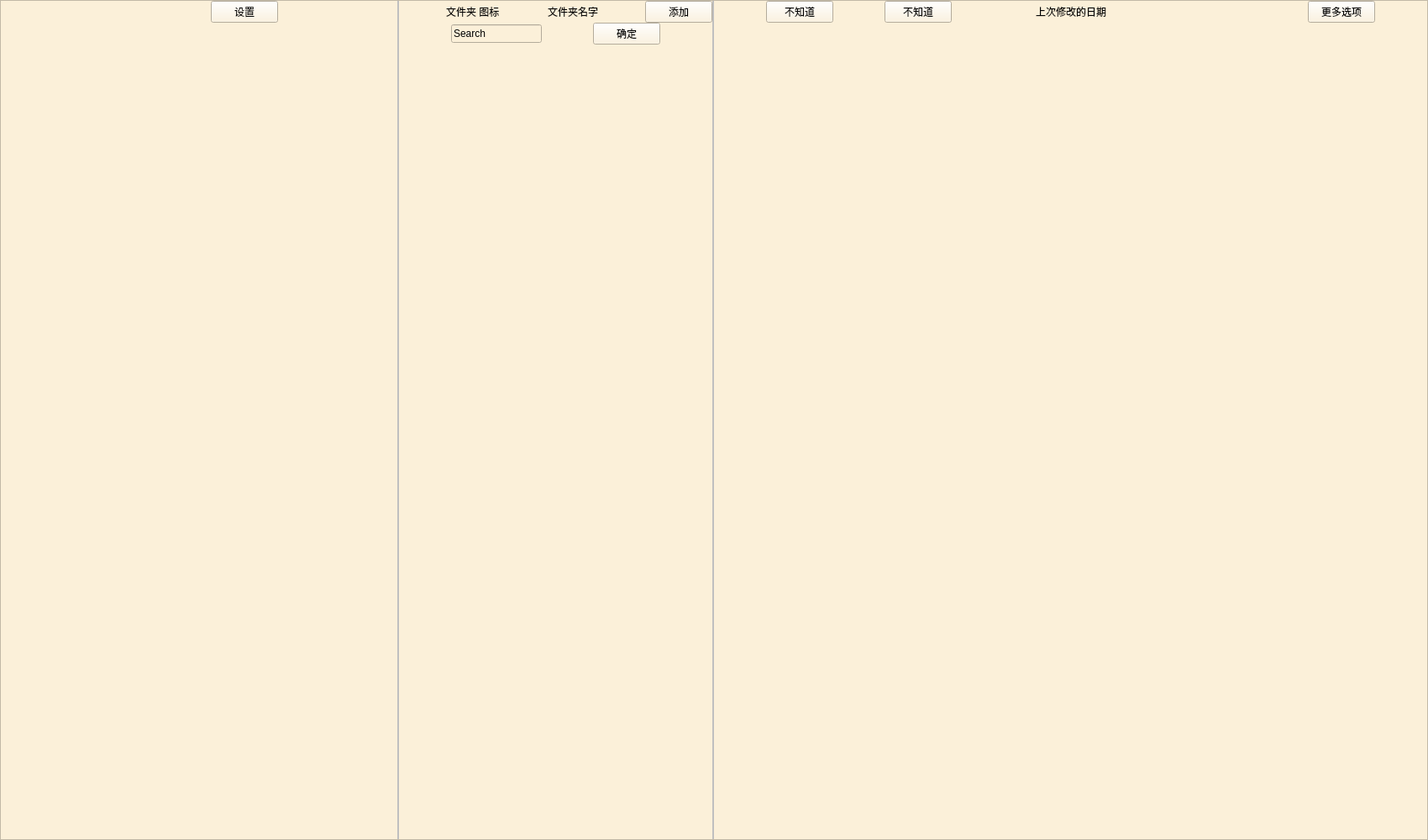
<?xml version="1.0" encoding="UTF-8"?>
<ui version="4.0">
 <class>MainWindow</class>
 <widget class="QMainWindow" name="MainWindow">
  <property name="geometry">
   <rect>
    <x>0</x>
    <y>0</y>
    <width>1700</width>
    <height>1000</height>
   </rect>
  </property>
  <property name="windowTitle">
   <string>ConvNotes</string>
  </property>
  <property name="windowIcon">
   <iconset resource="source.qrc">
    <normaloff>:/image/titleIcon.jpg</normaloff>:/image/titleIcon.jpg</iconset>
  </property>
  <widget class="QWidget" name="centralwidget">
   <layout class="QGridLayout" name="gridLayout_2">
    <property name="leftMargin">
     <number>0</number>
    </property>
    <property name="topMargin">
     <number>0</number>
    </property>
    <property name="rightMargin">
     <number>0</number>
    </property>
    <property name="bottomMargin">
     <number>0</number>
    </property>
    <property name="spacing">
     <number>0</number>
    </property>
    <item row="0" column="0">
     <widget class="QFrame" name="backFrame">
      <property name="styleSheet">
       <string notr="true">background-color: rgb(251, 240, 217);</string>
      </property>
      <property name="frameShape">
       <enum>QFrame::StyledPanel</enum>
      </property>
      <property name="frameShadow">
       <enum>QFrame::Raised</enum>
      </property>
      <layout class="QVBoxLayout" name="verticalLayout_4">
       <property name="spacing">
        <number>0</number>
       </property>
       <property name="leftMargin">
        <number>0</number>
       </property>
       <property name="topMargin">
        <number>0</number>
       </property>
       <property name="rightMargin">
        <number>0</number>
       </property>
       <property name="bottomMargin">
        <number>0</number>
       </property>
       <item>
        <widget class="QSplitter" name="splitter">
         <property name="enabled">
          <bool>true</bool>
         </property>
         <property name="sizePolicy">
          <sizepolicy hsizetype="Expanding" vsizetype="Expanding">
           <horstretch>0</horstretch>
           <verstretch>0</verstretch>
          </sizepolicy>
         </property>
         <property name="styleSheet">
          <string notr="true">QSplitter::handle 
{ 
	background-color: rgb(191, 191, 191);
}</string>
         </property>
         <property name="lineWidth">
          <number>2</number>
         </property>
         <property name="orientation">
          <enum>Qt::Horizontal</enum>
         </property>
         <property name="handleWidth">
          <number>2</number>
         </property>
         <property name="childrenCollapsible">
          <bool>false</bool>
         </property>
         <widget class="QWidget" name="layoutWidget">
          <layout class="QVBoxLayout" name="verticalLayout">
           <property name="spacing">
            <number>0</number>
           </property>
           <item>
            <layout class="QHBoxLayout" name="horizontalLayout">
             <property name="spacing">
              <number>0</number>
             </property>
             <item>
              <spacer name="horizontalSpacer_13">
               <property name="orientation">
                <enum>Qt::Horizontal</enum>
               </property>
               <property name="sizeType">
                <enum>QSizePolicy::Expanding</enum>
               </property>
               <property name="sizeHint" stdset="0">
                <size>
                 <width>250</width>
                 <height>20</height>
                </size>
               </property>
              </spacer>
             </item>
             <item>
              <widget class="QPushButton" name="settingButton">
               <property name="text">
                <string>设置</string>
               </property>
              </widget>
             </item>
             <item>
              <spacer name="horizontalSpacer">
               <property name="orientation">
                <enum>Qt::Horizontal</enum>
               </property>
               <property name="sizeHint" stdset="0">
                <size>
                 <width>80</width>
                 <height>20</height>
                </size>
               </property>
              </spacer>
             </item>
            </layout>
           </item>
           <item>
            <widget class="QTreeView" name="allPackageTreeView">
             <property name="styleSheet">
              <string notr="true">background-color: transparent;
border:none;</string>
             </property>
            </widget>
           </item>
          </layout>
         </widget>
         <widget class="QWidget" name="layoutWidget">
          <layout class="QVBoxLayout" name="verticalLayout_2">
           <property name="spacing">
            <number>0</number>
           </property>
           <item>
            <layout class="QHBoxLayout" name="horizontalLayout_2">
             <property name="spacing">
              <number>0</number>
             </property>
             <item>
              <spacer name="horizontalSpacer_2">
               <property name="orientation">
                <enum>Qt::Horizontal</enum>
               </property>
               <property name="sizeHint" stdset="0">
                <size>
                 <width>40</width>
                 <height>20</height>
                </size>
               </property>
              </spacer>
             </item>
             <item>
              <widget class="QLabel" name="iconPackageLabel">
               <property name="text">
                <string>文件夹 图标</string>
               </property>
              </widget>
             </item>
             <item>
              <spacer name="horizontalSpacer_3">
               <property name="orientation">
                <enum>Qt::Horizontal</enum>
               </property>
               <property name="sizeHint" stdset="0">
                <size>
                 <width>40</width>
                 <height>20</height>
                </size>
               </property>
              </spacer>
             </item>
             <item>
              <widget class="QLabel" name="packageNameLabel">
               <property name="text">
                <string>文件夹名字</string>
               </property>
              </widget>
             </item>
             <item>
              <spacer name="horizontalSpacer_4">
               <property name="orientation">
                <enum>Qt::Horizontal</enum>
               </property>
               <property name="sizeHint" stdset="0">
                <size>
                 <width>40</width>
                 <height>20</height>
                </size>
               </property>
              </spacer>
             </item>
             <item>
              <widget class="QPushButton" name="addFileButton">
               <property name="text">
                <string>添加</string>
               </property>
              </widget>
             </item>
            </layout>
           </item>
           <item>
            <layout class="QHBoxLayout" name="horizontalLayout_3">
             <property name="spacing">
              <number>0</number>
             </property>
             <item>
              <spacer name="horizontalSpacer_5">
               <property name="orientation">
                <enum>Qt::Horizontal</enum>
               </property>
               <property name="sizeHint" stdset="0">
                <size>
                 <width>40</width>
                 <height>20</height>
                </size>
               </property>
              </spacer>
             </item>
             <item>
              <widget class="QLineEdit" name="searchLineText">
               <property name="toolTip">
                <string>&lt;html&gt;&lt;head/&gt;&lt;body&gt;&lt;p&gt;&lt;br/&gt;&lt;/p&gt;&lt;/body&gt;&lt;/html&gt;</string>
               </property>
               <property name="text">
                <string>Search</string>
               </property>
              </widget>
             </item>
             <item>
              <spacer name="horizontalSpacer_6">
               <property name="orientation">
                <enum>Qt::Horizontal</enum>
               </property>
               <property name="sizeHint" stdset="0">
                <size>
                 <width>40</width>
                 <height>20</height>
                </size>
               </property>
              </spacer>
             </item>
             <item>
              <widget class="QPushButton" name="searchButton">
               <property name="text">
                <string>确定</string>
               </property>
              </widget>
             </item>
             <item>
              <spacer name="horizontalSpacer_7">
               <property name="orientation">
                <enum>Qt::Horizontal</enum>
               </property>
               <property name="sizeHint" stdset="0">
                <size>
                 <width>40</width>
                 <height>20</height>
                </size>
               </property>
              </spacer>
             </item>
            </layout>
           </item>
           <item>
            <widget class="QListView" name="filesListView">
             <property name="styleSheet">
              <string notr="true">background-color: transparent;
border:none;</string>
             </property>
            </widget>
           </item>
          </layout>
         </widget>
         <widget class="QWidget" name="layoutWidget">
          <layout class="QVBoxLayout" name="verticalLayout_3">
           <property name="spacing">
            <number>0</number>
           </property>
           <item>
            <layout class="QHBoxLayout" name="horizontalLayout_4">
             <property name="spacing">
              <number>0</number>
             </property>
             <item>
              <spacer name="horizontalSpacer_8">
               <property name="orientation">
                <enum>Qt::Horizontal</enum>
               </property>
               <property name="sizeType">
                <enum>QSizePolicy::Expanding</enum>
               </property>
               <property name="sizeHint" stdset="0">
                <size>
                 <width>20</width>
                 <height>20</height>
                </size>
               </property>
              </spacer>
             </item>
             <item>
              <widget class="QPushButton" name="pushButton_4">
               <property name="text">
                <string>不知道</string>
               </property>
              </widget>
             </item>
             <item>
              <spacer name="horizontalSpacer_9">
               <property name="orientation">
                <enum>Qt::Horizontal</enum>
               </property>
               <property name="sizeType">
                <enum>QSizePolicy::Expanding</enum>
               </property>
               <property name="sizeHint" stdset="0">
                <size>
                 <width>40</width>
                 <height>20</height>
                </size>
               </property>
              </spacer>
             </item>
             <item>
              <widget class="QPushButton" name="pushButton_5">
               <property name="text">
                <string>不知道</string>
               </property>
              </widget>
             </item>
             <item>
              <spacer name="horizontalSpacer_10">
               <property name="orientation">
                <enum>Qt::Horizontal</enum>
               </property>
               <property name="sizeType">
                <enum>QSizePolicy::Expanding</enum>
               </property>
               <property name="sizeHint" stdset="0">
                <size>
                 <width>100</width>
                 <height>20</height>
                </size>
               </property>
              </spacer>
             </item>
             <item>
              <widget class="QLabel" name="lastChangeDateLabel">
               <property name="text">
                <string>上次修改的日期</string>
               </property>
               <property name="alignment">
                <set>Qt::AlignCenter</set>
               </property>
              </widget>
             </item>
             <item>
              <spacer name="horizontalSpacer_11">
               <property name="orientation">
                <enum>Qt::Horizontal</enum>
               </property>
               <property name="sizeType">
                <enum>QSizePolicy::Expanding</enum>
               </property>
               <property name="sizeHint" stdset="0">
                <size>
                 <width>240</width>
                 <height>20</height>
                </size>
               </property>
              </spacer>
             </item>
             <item>
              <widget class="QPushButton" name="moreSelectButton">
               <property name="text">
                <string>更多选项</string>
               </property>
              </widget>
             </item>
             <item>
              <spacer name="horizontalSpacer_12">
               <property name="orientation">
                <enum>Qt::Horizontal</enum>
               </property>
               <property name="sizeHint" stdset="0">
                <size>
                 <width>13</width>
                 <height>20</height>
                </size>
               </property>
              </spacer>
             </item>
            </layout>
           </item>
           <item>
            <widget class="QTextEdit" name="mainTextEdit">
             <property name="styleSheet">
              <string notr="true">background-color: transparent;
border:none;
font: 16pt &quot;Segoe Print&quot;;</string>
             </property>
            </widget>
           </item>
          </layout>
         </widget>
        </widget>
       </item>
      </layout>
     </widget>
    </item>
   </layout>
  </widget>
 </widget>
 <resources>
  <include location="source.qrc"/>
 </resources>
 <connections/>
</ui>
